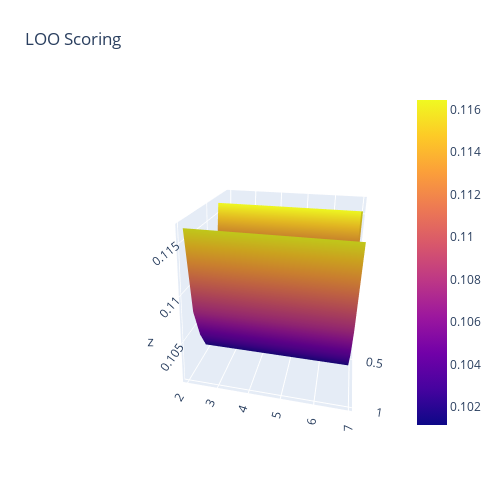

Source (notebook cell):
### Code cell
import plotly.graph_objects as go


fullscores2d = np.array(fullscores2d)

fig = go.Figure(data=[go.Surface(z=fullscores2d, x=np.linspace(1.0, 0.01, 10), y=np.array(range(2, 8)))])

fig.update_layout(title='LOO Scoring', autosize=False,
                  width=500, height=500,
                  margin=dict(l=65, r=50, b=65, t=90))

fig.show()

### Figure 1 — Plotly figure (JSON) as saved in the notebook; plotly's stock layout.template omitted (floating-point values rounded to 4 significant figures; data arrays with more than 128 entries replaced by an {"elided": "..."} marker saying what was removed)
{"data": [{"type": "surface", "x": [1, 0.89, 0.78, 0.67, 0.56, 0.45, 0.34, 0.23, 0.12, 0.01], "y": [2, 3, 4, 5, 6, 7], "z": {"elided": "10x60 float values"}}], "layout": {"autosize": false, "height": 500, "margin": {"b": 65, "l": 65, "r": 50, "t": 90}, "scene": {"aspectmode": "auto", "aspectratio": {"x": 1, "y": 1, "z": 1}, "camera": {"center": {"x": 0.1222, "y": -0.2885, "z": 0.1662}, "eye": {"x": 2.482, "y": 0.3517, "z": 1.08}, "projection": {"type": "perspective"}, "up": {"x": 0, "y": 0, "z": 1}}}, "title": {"text": "LOO Scoring"}, "width": 500}}
